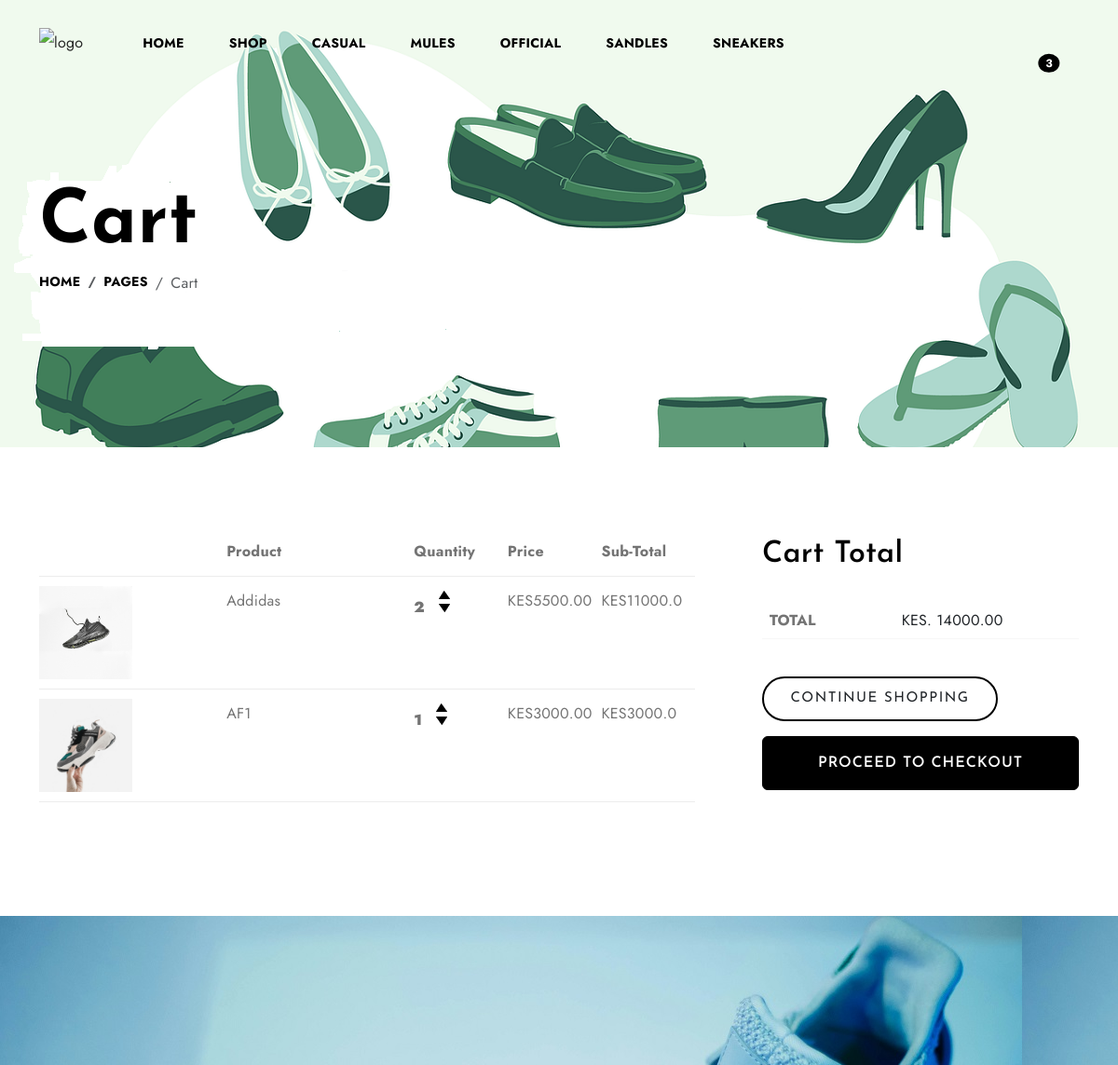
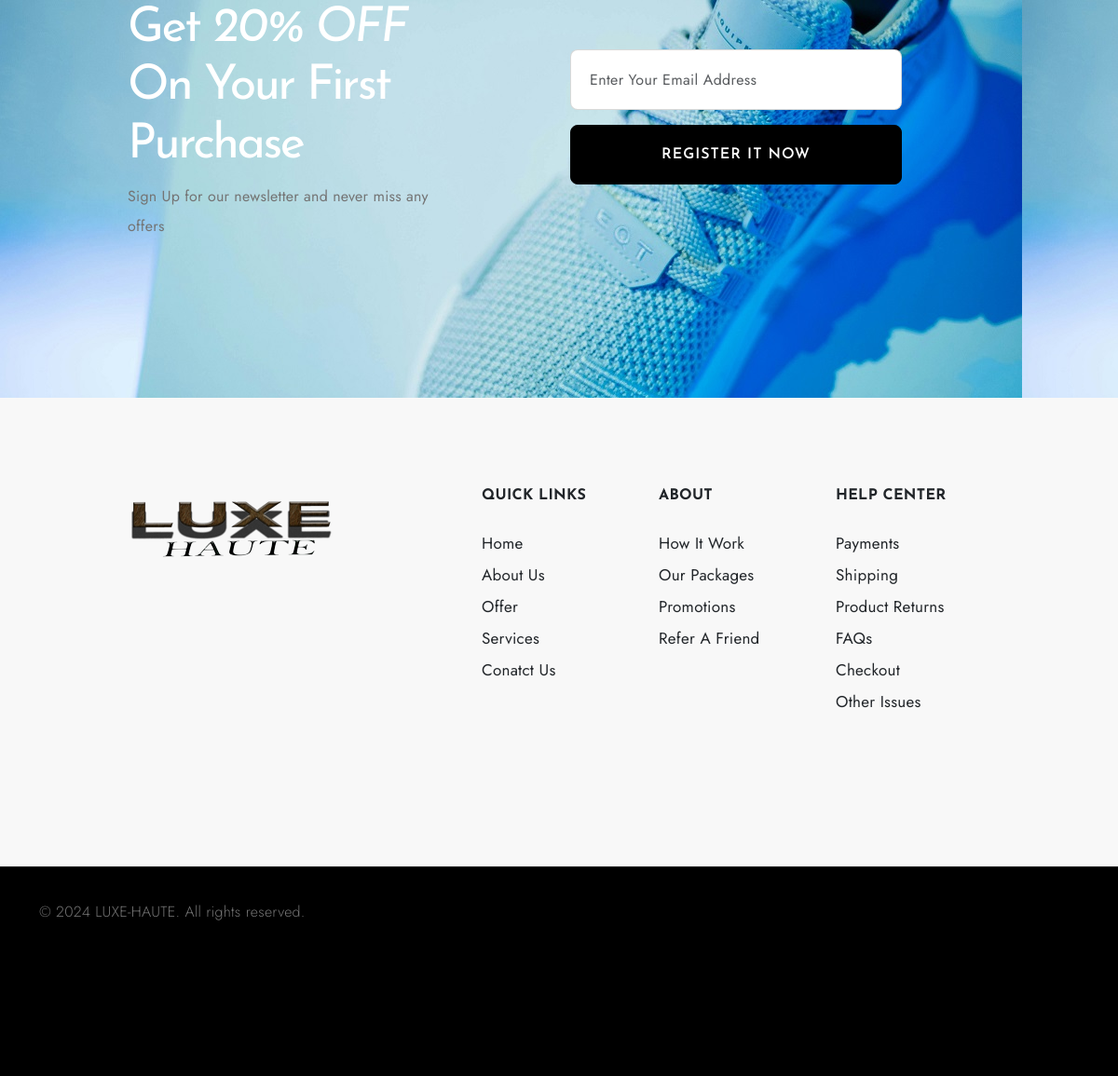
The app's page /cart/ (signed in) with its own data (2 pictures, top to bottom).
### store/models.py (models this page shows, shortened)
class Category(models.Model):
    name = models.CharField(max_length=255)
    image = models.ImageField(null=True, blank=True)
    class Meta:
        ordering = ('name',)
        verbose_name_plural = 'Categories'

class OrderItem(models.Model):
    product = models.ForeignKey(Product, on_delete=models.SET_NULL, null=True)
    order = models.ForeignKey(Order, on_delete=models.SET_NULL, null=True)
    quantity = models.IntegerField(default=0, null=True, blank=True)
    date_added = models.DateTimeField(auto_now_add=True)
    @property
    def get_total(self):
        total = self.product.price * self.quantity
        return total

class Product(models.Model):
    category = models.ForeignKey(Category, related_name='products', on_delete=models.CASCADE)
    name = models.CharField(max_length=200)
    price = models.FloatField()
    description = models.TextField(blank=True, null=True)
    image = models.ImageField(null=True, blank=True)
    digital = models.BooleanField(default=False, null=True, blank=True)
    @property
    def imageURL(self):
        try:
            url = self.image.url
        except:
            url = ''
        return url

class Order(models.Model):
    customer = models.ForeignKey(Customer, on_delete=models.SET_NULL, null=True, blank=True)
    date_ordered = models.DateTimeField(auto_now_add=True)
    complete = models.BooleanField(default=False)
    transaction_id = models.CharField(max_length=100, null=True)
    @property
    def get_cart_total(self):
        orderitems = self.orderitem_set.all()
        total = sum([item.get_total for item in orderitems])
        return total
    @property
    def get_cart_items(self):
        orderitems = self.orderitem_set.all()
        total = sum([item.quantity for item in orderitems])
        return total

### store/views.py (the view)
# urls.py: path('cart/', views.cart, name="cart"),
def cart(request):
    data = cartData(request)
    cartItems = data['cartItems']
    order = data['order']
    items = data['items']
    category_id = request.GET.get('category', 0)
    categories = Category.objects.all()
    products = Product.objects.filter()
    if category_id:
        products = products.filter(category_id=category_id)
    context = {'items': items, 'order': order, 'cartItems': cartItems, 'products': products, 'categories': categories,
               'category_id': int(category_id)}
    return render(request, 'store/cart.html', context)

### store/context_processors.py (called while the page is built)
def navbar_categories(request):
    categories = Category.objects.all()
    return {'navbar_categories': categories}

### store/utils.py (called while the page is built)
def cartData(request):
    if request.user.is_authenticated:
        customer = request.user.customer
        order, created = Order.objects.get_or_create(customer=customer, complete=False)
        items = order.orderitem_set.all()
        cartItems = order.get_cart_items
    else:
        cookieData = cookieCart(request)
        cartItems = cookieData['cartItems']
        order = cookieData['order']
        items = cookieData['items']
    return {'cartItems':cartItems ,'order':order, 'items':items}

### store/templates/store/cart.html
{% extends 'store/main.html' %}
{% load static %}
{% block content %}
<section id="banner" style="background-image:url({% static 'images/banner-img7.jpg' %});">
    <div class="container padding-medium-2">
      <div class="hero-content ">
        <h2 class="display-1 fw-bold mt-5 mb-0">Cart</h2>
        <nav class="breadcrumb">
          <a class="breadcrumb-item nav-link" href="#">Home</a>
          <a class="breadcrumb-item nav-link" href="#">Pages</a>
          <span class="breadcrumb-item active" aria-current="page">Cart</span>
        </nav>
      </div>
    </div>
</section>
<section id="cart" class="my-5 py-5">
  <div class="container">
    <div class="row g-md-5">
      <div class="col-md-8 pe-md-5">
        <table class="table">
          <div class="box-element">
            <div class="cart-row">
              <div style="flex:2"></div>
              <div style="flex:2" ><strong>Product</strong></div>
              <div style="flex:1"><strong>Quantity</strong></div>
              <div style="flex:1"><strong>Price</strong></div>
              <div style="flex:1"><strong>Sub-Total</strong></div>
            </div>
            {% for item in items %}
            <div class="cart-row">
              <div style="flex:2"><img class="row-image" src="{{ item.product.imageURL }}"></div>
              <div style="flex:2"><p>{{ item.product.name }}</p></div>
              <div style="flex:1">
                <p class="quantity">{{ item.quantity }}</p>
                <div class="quantity">
                  <img data-product={{ item.product.id }} data-action="add" class="chg-quantity update-cart" src="{% static  'images/up.png' %}">
                  <img data-product={{ item.product.id }} data-action="remove" class="chg-quantity update-cart" src="{% static  'images/down.png' %}">
                </div>
              </div>
               <div style="flex:1"><p>KES{{ item.product.price|floatformat:2 }}</p></div>
              <div style="flex:1"><p>KES{{ item.get_total }}</p></div>
            </div>
            {% endfor %}
          </div>
        </table>
      </div>
        <div class="col-md-4">
          <div class="cart-totals">
            <h2 class="pb-4">Cart Total</h2>
            <div class="total-price pb-4">
              <table cellspacing="0" class="table text-uppercase">
                <tbody>
                  <tr class="order-total pt-2 pb-2 border-bottom">
                    <th>Total</th>
                    <td data-title="Total">
                      <span class="price-amount amount text-dark ps-5">
                        <bdi>
                          <span class="price-currency-symbol">Kes. </span>{{order.get_cart_total|floatformat:2}}</bdi>
                      </span>
                    </td>
                  </tr>
                </tbody>
              </table>
            </div>
             <div class="button-wrap row g-2">
              <a href="{% url 'store:store' %}" class="col-md-9"><button class="btn btn-outline-dark p-3 w-100">Continue shopping</button>
              </a>
              <div class="col-md-12 mt-3"><a href="{% url 'store:checkout' %}" class="btn btn-dark p-3 w-100">Proceed to checkout</a>
              </div>
            </div>
          </div>
        </div>
      </div>
    </div>
  </section>
{% endblock %}

### store/templates/store/main.html (shortened to what this page needs)
{% load static %}
<head>
<link rel="stylesheet" href="https://cdn.jsdelivr.net/npm/swiper@9/swiper-bundle.min.css" />
<link rel="stylesheet" type="text/css" href="{% static 'icomoon/icomoon.css' %}">
<link href="https://cdn.jsdelivr.net/npm/bootstrap@5.3.0-alpha3/dist/css/bootstrap.min.css" rel="stylesheet"
>
<link rel="stylesheet" type="text/css" href="{% static 'css/vendor.css' %}">
<link rel="stylesheet" type="text/css" href="{% static 'css/style.css' %}">
</head>
<body>
  <nav class="main-menu d-flex navbar fixed-top navbar-expand-lg py-4 ">
    <div class="container">
      <div class="main-logo">
        <a href="{% url 'store:store' %}">
          <img src=#" alt="logo" class="img-fluid">
        </a>
      </div>
      <div class="offcanvas offcanvas-end" tabindex="-1" id="offcanvasNavbar" aria-labelledby="offcanvasNavbarLabel">
        <div class="offcanvas-body justify-content-between">
          <ul class="navbar-nav menu-list list-unstyled d-flex gap-md-3 ps-lg-5 mb-0">
            <li class="nav-item">
              <a href="{% url 'store:store' %}" class="nav-link mx-2 active">Home</a>
            </li>
            <li class="nav-item">
              <a href="{% url 'product:products' %}" class="nav-link mx-2 active">Shop</a>
            </li>
          {% for category in  navbar_categories %}
            <li class="nav-item {% if category.id == category_id %}{% endif %}">
              <a class="nav-link mx-2" href="{% url 'product:products' %}?query={{ query }}&category={{ category.id }}">{{ category.name }}</a>
            </li>
            {% endfor %}
          </ul>
          <div class="d-none d-lg-flex align-items-end">
            <ul class="d-flex justify-content-end list-unstyled m-0">
              <li class="">
                <a href="{% url 'store:cart' %}" >
                  <span class="position-absolute translate-middle badge rounded-circle bg-primary">
                    {{cartItems}}
                  </span>
                </a>
              </li>
            </ul>
          </div>
        </div>
      </div>
    </div>
  </nav>
   {% block content %}
  {% endblock %}
  <section id="register" style="background-image:url({% static 'images/background-img.jpg' %});">
    <div class="container padding-medium">
      <div class="row banner-content align-items-center">
        <div class="col-md-4 offset-md-1">
          <h2 class="register-text text-white mt-3">Get <span> <em>20% OFF</em> </span> on your first purchase</h2>
          <p class="mb-4">Sign Up for our newsletter and never miss any offers</p>
        </div>
        <div class="col-md-4 offset-md-1">
          <form>
            <div class="mb-3">
              <input type="email" class="form-control form-control-lg rounded-3" name="email" id="email"
                placeholder="Enter Your Email Address">
            </div>
            <div class="d-grid gap-2">
              <button type="submit" class="btn btn-dark btn-lg rounded-3">Register it now</button>
            </div>
          </form>
        </div>
      </div>
    </div>
  </section>
  <footer id="footer" class="bg-light">
    <div class="container padding-medium pt-5">
      <div class="row mt-5">
        <div class="col-md-4 offset-md-1">
          <div class="footer-menu">
            <img src="{% static 'images/LOGO6.png' %}" alt="logo">
          </div>
        </div>
        <div class="col-md-2">
          <div class="footer-menu">
            <h6 class="text-uppercase fw-bold text-dark mb-4">Quick Links</h6>
            <ul class="menu-list list-unstyled">
              <li class="menu-item">
                <a href="#" class="footer-link text-dark">Home</a>
              </li>
              <li class="menu-item ">
                <a href="#" class="footer-link text-dark">About us</a>
              </li>
              <li class="menu-item">
                <a href="#" class="footer-link text-dark">Offer </a>
              </li>
              <li class="menu-item">
                <a href="#" class="footer-link text-dark">Services</a>
              </li>
              <li class="menu-item">
                <a href="#" class="footer-link text-dark">Conatct Us</a>
              </li>
            </ul>
          </div>
        </div>
        <div class="col-md-2">
          <div class="footer-menu">
            <h6 class="text-uppercase fw-bold text-dark mb-4">About</h6>
            <ul class="menu-list list-unstyled">
              <li class="menu-item">
                <a href="#" class="footer-link text-dark">How It Work</a>
              </li>
              <li class="menu-item">
                <a href="#" class="footer-link text-dark">Our Packages</a>
              </li>
              <li class="menu-item">
                <a href="#" class="footer-link text-dark">promotions</a>
              </li>
              <li class="menu-item">
                <a href="#" class="footer-link text-dark">refer a friend</a>
              </li>
            </ul>
          </div>
        </div>
        <div class="col-md-2">
          <div class="footer-menu">
            <h6 class="text-uppercase fw-bold text-dark mb-4">Help Center</h6>
            <ul class="menu-list list-unstyled">
              <li class="menu-item">
                <a href="#" class="footer-link text-dark">Payments</a>
              </li>
              <li class="menu-item">
                <a href="#" class="footer-link text-dark">Shipping</a>
              </li>
              <li class="menu-item">
                <a href="#" class="footer-link text-dark">Product returns </a>
              </li>
              <li class="menu-item">
                <a href="#" class="footer-link text-dark">FAQs</a>
              </li>
              <li class="menu-item">
                <a href="#" class="footer-link text-dark">Checkout</a>
              </li>
              <li class="menu-item">
                <a href="#" class="footer-link text-dark">other Issues</a>
              </li>
            </ul>
          </div>
        </div>
      </div>
    </div>
  </footer>
  <div id="footer-bottom" class="bg-black">
    <hr class="m-0">
    <div class="container padding-medium pt-3">
      <div class="row mt-3">
        <div class="col-md-6 copyright">
          <p class="secondary-font">© 2024 LUXE-HAUTE. All rights reserved.</p>
        </div>
      </div>
    </div>
  </div>
</body>
</html>

### static/css/style.css (style rules this page uses)
body { --bs-link-color: #333; --bs-link-hover-color: #333; --bs-link-color-rgb: 40, 40, 40; --bs-link-hover-color-rgb: 0, 0, 0; --bs-light-rgb: 248, 248, 248; --bs-font-sans-serif: 'Jost', sans-serif; --bs-body-font-family: var(--bs-font-sans-serif); --bs-body-font-size: 1rem; --bs-body-font-weight: 400; --bs-body-line-height: 2; --bs-body-color: #747474; --bs-primary: #000000; --bs-primary-rgb: 0, 0, 0; --bs-primary-bg-subtle: #FFF9EB; --bs-border-color: #F7F7F7; --bs-secondary-rgb: 230, 243, 251; --bs-success-rgb: 238, 245, 228; --bs-danger-rgb: 249, 235, 231; --bs-warning-rgb: 255, 249, 235; --bs-info-rgb: 230, 243, 250; }
.btn { --bs-btn-font-family: var(--heading-font); }
.btn-dark { font-size: 1rem; font-weight: 600; letter-spacing: 0.06rem; padding: 1.2rem 3rem; transition: all 0.3s ease-in; text-transform: uppercase; --bs-btn-color: #fff; --bs-btn-bg: #000; --bs-btn-border-color: #000; --bs-btn-hover-color: #fff; --bs-btn-hover-bg: #212529; --bs-btn-hover-border-color: #212529; --bs-btn-focus-shadow-rgb: 66, 70, 73; --bs-btn-active-color: #fff; --bs-btn-active-bg: #000; --bs-btn-active-border-color: #000; --bs-btn-active-shadow: inset 0 3px 5px rgba(0, 0, 0, 0.125); --bs-btn-disabled-color: #fff; --bs-btn-disabled-bg: #000; --bs-btn-disabled-border-color: #000; }
.btn-outline-dark { line-height: 0.75rem; letter-spacing: 0.09375rem; text-transform: uppercase; transition: all 0.3s ease-in; font-size: 0.9375rem; font-weight: 400; border-radius: 2.5rem; border: 2px solid #000; transition: all 0.5s ease-in; --bs-btn-color: #212529; --bs-btn-border-color: #212529; --bs-btn-hover-color: #fff; --bs-btn-hover-bg: #212529; --bs-btn-hover-border-color: #212529; --bs-btn-focus-shadow-rgb: 33, 37, 41; --bs-btn-active-color: #fff; --bs-btn-active-bg: #212529; --bs-btn-active-border-color: #212529; --bs-btn-active-shadow: inset 0 3px 5px rgba(0, 0, 0, 0.125); --bs-btn-disabled-color: #212529; --bs-btn-disabled-bg: transparent; --bs-btn-disabled-border-color: #212529; --bs-gradient: none; }
body { letter-spacing: 0.01625rem; }
h1, h2, h3, h4, h5, h6 { font-family: var(--heading-font); color: var(--accent-color); font-weight: 600; text-transform: capitalize; }
a { text-decoration: none; }
.secondary-font { font-family: var(--secondary-font); font-weight: 300; }
.padding-medium { padding-top: 9rem; padding-bottom: 9rem; }
.padding-medium-2 { padding-top: 9rem; padding-bottom: 9rem; }
.navbar-nav .nav-link.active, .navbar-nav .nav-link.show { color: var(--bs-navbar-active-color); }
.nav-link { color: #000; font-size: 0.875rem; font-weight: 700; text-transform: uppercase; }
.register-text { color: #FFF; font-size: 3.25rem; font-style: normal; font-weight: 400; line-height: 3.9rem; letter-spacing: -0.1625rem; }
.form-control { font-size: 1rem; color: #908F8D; line-height: normal; letter-spacing: 0.02125rem; text-transform: capitalize; border-radius: 0.25rem; border: 1px solid rgba(65, 64, 62, 0.20); background: #FFF; display: flex; padding: 1.25rem 0rem 1.25rem 1.25rem; align-items: center; gap: 0.375rem; align-self: stretch; }
a.footer-link { color: #A1A1A1; font-size: 1.0625rem; text-transform: capitalize; }
.row-image { width: 100px; }
.cart-row { display: flex; align-items: flex-stretch; padding-bottom: 10px; margin-bottom: 10px; border-bottom: 1px solid #ececec; }
.quantity { display: inline-block; font-weight: 1000; padding-right:10px; }
.chg-quantity { width: 12px; cursor: pointer; display: block; margin-top: 5px; transition:.1s; }

### records on screen
Category: name "CASUAL"
Category: name "MULES"
Category: name "OFFICIAL"
Category: name "SANDLES"
Category: name "SNEAKERS"
OrderItem: product.imageURL (picture), product.name "Addidas", quantity "2", product.price "5500.00", get_total "11000.0"
OrderItem: product.imageURL (picture), product.name "AF1", quantity "1", product.price "3000.00", get_total "3000.0"
Order: get_cart_total "14000.00"

### other values on screen
{{ cartItems }} "3"
